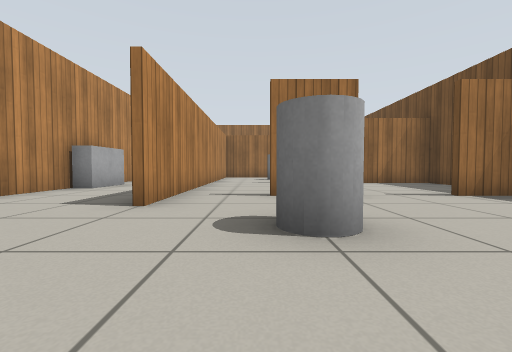
View 1 (above)

16 first-person views from a walk through a Gazebo world. The camera is 0.5 m above the floor, tilts 2° down and sees 90° across. The floor is counted in squares, 1 m on a side. Each view is taken from the middle of a square. On the plan, view 1 faces up. The plan holds only what a view shows up to about 9 squares ahead; the rest is blank. Simple patterns stand in for the simulator's built-in surfaces.

View 2
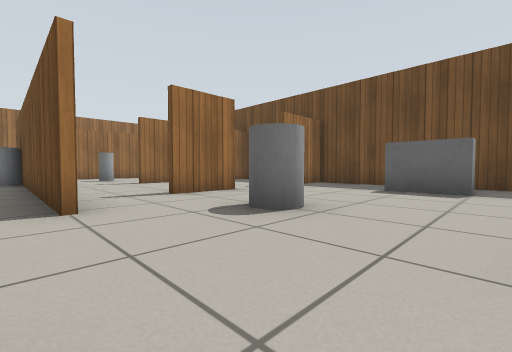

View 3
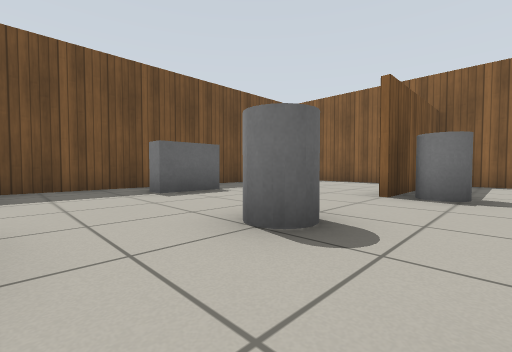

View 4
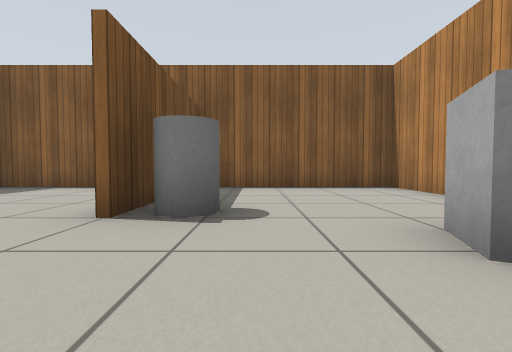

View 5
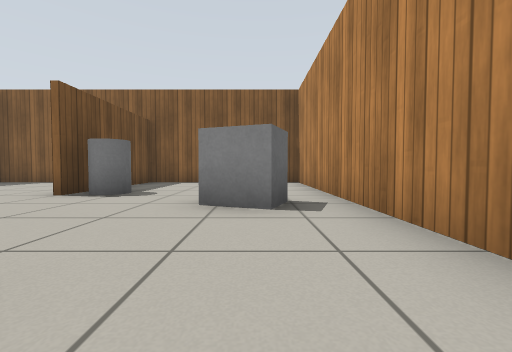

View 6
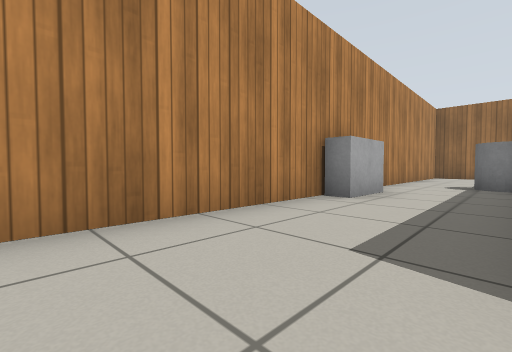

View 7
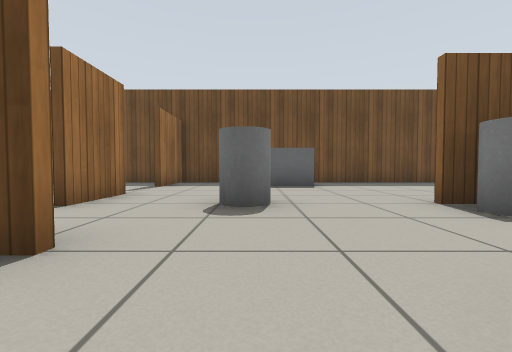

View 8
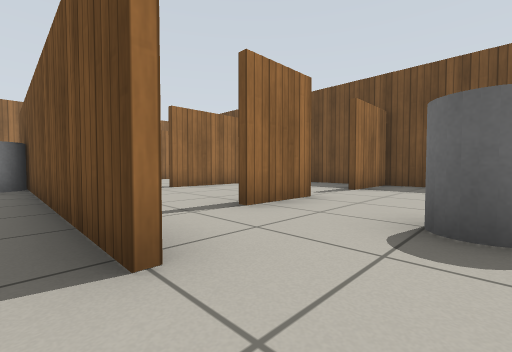

View 9
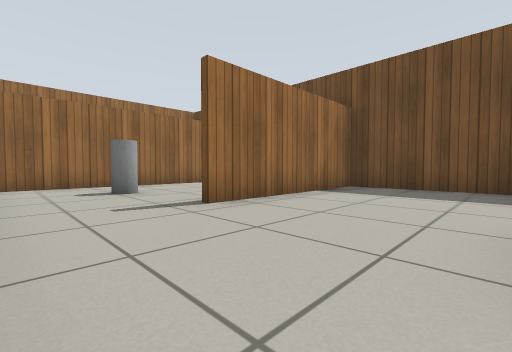

View 10
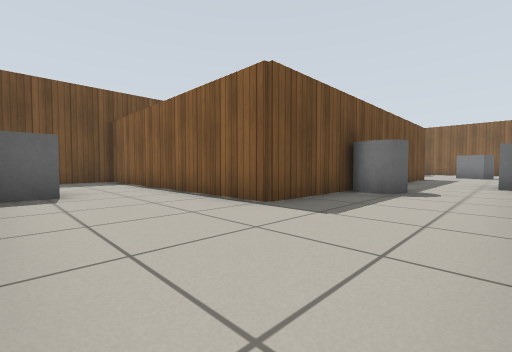

View 11
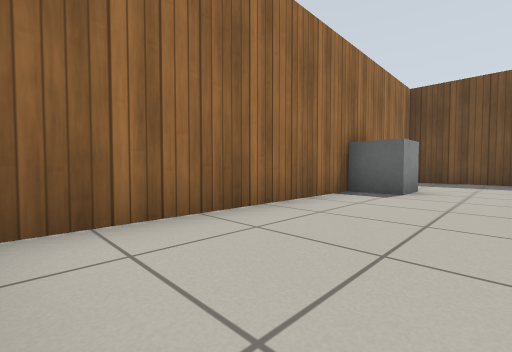

View 12
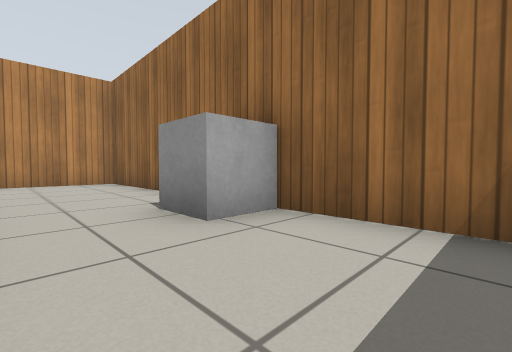

View 13
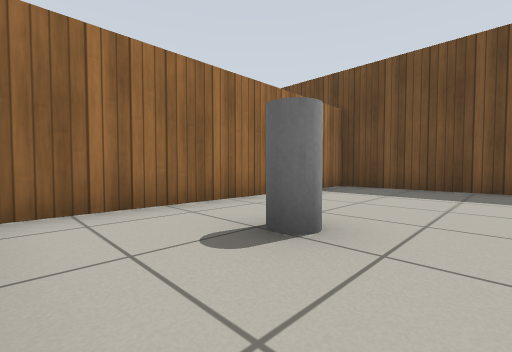

View 14
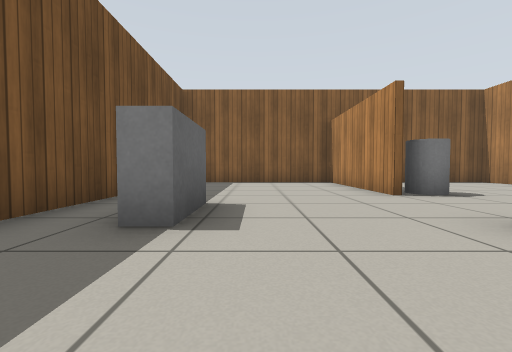

View 15
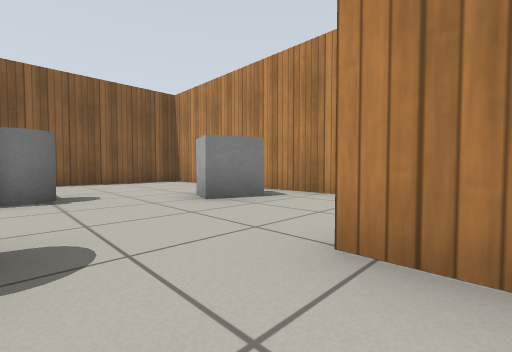

View 16
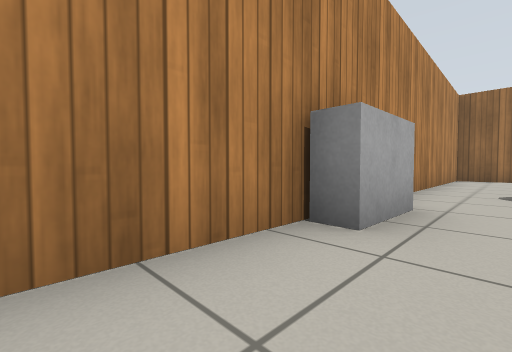

### Floor plan
Ten units are one square. View 1 is at (0, 0); x grows to the right and y downward. Boxes are objects, and circles mark ways between rooms. Rooms are numbered by the first view taken in them; rooms with no view inside come last. Other rooms are left out.
<svg viewBox="-50 -160 110 209">
<path fill="none" stroke="#000" d="M-16 -31 -16 -86M19 -44 2 -44M6 14 6 44M-14 -74 -14 -32M-44 -55 -44 44 54 44M54 -49 54 -79 10 -79M4 44 4 14M54 39 54 -44 35 -44M-44 -104 -44 -74M4 -154 -44 -154 -44 -104M-16 -104 -16 -123 54 -123M54 -120 54 -154 26 -154M-14 -84 -14 -74M54 -90 54 -120M55 -122 -11 -122"/>
<rect x="-45" y="-75" width="10" height="20" fill="#bbb"><title>grey box</title></rect>
<rect x="-35" y="-15" width="20" height="20" fill="#bbb"><title>grey box</title></rect>
<rect x="-5" y="5" width="10" height="10" fill="#bbb"><title>grey cylinder</title></rect>
<rect x="-5" y="-25" width="20" height="10" fill="#bbb"><title>grey cylinder</title></rect>
<rect x="35" y="-25" width="10" height="20" fill="#bbb"><title>grey box</title></rect>
<rect x="5" y="-155" width="20" height="10" fill="#bbb"><title>grey box</title></rect>
<rect x="-25" y="-105" width="10" height="20" fill="#bbb"><title>grey cylinder</title></rect>
<rect x="5" y="-105" width="10" height="10" fill="#bbb"><title>grey cylinder</title></rect>
<circle cx="-35" cy="-115" r="3" fill="#2a7"/>
<circle cx="-5" cy="-80" r="3" fill="#2a7"/>
<text x="0" y="-20">1</text>
<text x="0" y="-140">2</text>
<text x="10" y="-100">3</text>
</svg>
Room 1 opens to room 2. Room 1 opens to room 3.

Where each view was taken, in squares from view 1:
view 1: 0 up, 0 right, facing up
view 2: 0 up, 2 left, facing up-right
view 3: 4 up, 1 left, facing down-right
view 4: 2 up, 1 left, facing down
view 5: 4 up, 3 left, facing down
view 6: 2 up, 2 left, facing up-left
view 7: 2 up, 3 left, facing right
view 8: 2 up, 2 left, facing up-right
view 9: 5 up, 1 left, facing up-right
view 10: 15 up, 4 left, facing down-right
view 11: 13 up, 4 left, facing up-right
view 12: 13 up, 4 right, facing up-left
view 13: 9 up, 1 left, facing up-right
view 14: 4 up, 3 right, facing down
view 15: 4 up, 0 right, facing down-left
view 16: 4 up, 3 left, facing up-left
